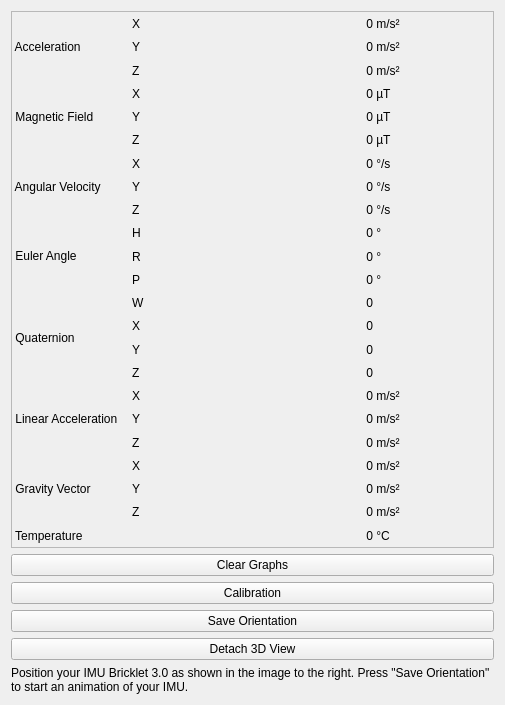
<?xml version="1.0" encoding="UTF-8"?>
<ui version="4.0">
 <class>IMUV3</class>
 <widget class="QWidget" name="IMUV3">
  <property name="geometry">
   <rect>
    <x>0</x>
    <y>0</y>
    <width>505</width>
    <height>705</height>
   </rect>
  </property>
  <property name="windowTitle">
   <string>Form</string>
  </property>
  <layout class="QHBoxLayout" name="horizontalLayout_2">
   <item>
    <layout class="QVBoxLayout" name="verticalLayout_3">
     <item>
      <widget class="QScrollArea" name="scrollArea">
       <property name="sizePolicy">
        <sizepolicy hsizetype="Expanding" vsizetype="Expanding">
         <horstretch>0</horstretch>
         <verstretch>1</verstretch>
        </sizepolicy>
       </property>
       <property name="widgetResizable">
        <bool>true</bool>
       </property>
       <widget class="QWidget" name="scrollAreaWidgetContents_2">
        <property name="geometry">
         <rect>
          <x>0</x>
          <y>0</y>
          <width>483</width>
          <height>504</height>
         </rect>
        </property>
        <layout class="QVBoxLayout" name="verticalLayout_2">
         <property name="margin">
          <number>0</number>
         </property>
         <item>
          <layout class="QGridLayout" name="data_grid">
           <property name="spacing">
            <number>0</number>
           </property>
           <item row="1" column="1">
            <widget class="QLabel" name="label_acceleration_22">
             <property name="text">
              <string>Y</string>
             </property>
            </widget>
           </item>
           <item row="0" column="1">
            <widget class="QLabel" name="label_acceleration_21">
             <property name="text">
              <string>X</string>
             </property>
            </widget>
           </item>
           <item row="22" column="0">
            <widget class="QLabel" name="label_temperature_11">
             <property name="text">
              <string> Temperature</string>
             </property>
            </widget>
           </item>
           <item row="4" column="1">
            <widget class="QLabel" name="label_magnetic_field_22">
             <property name="text">
              <string>Y</string>
             </property>
            </widget>
           </item>
           <item row="5" column="1">
            <widget class="QLabel" name="label_magnetic_field_23">
             <property name="text">
              <string>Z</string>
             </property>
            </widget>
           </item>
           <item row="12" column="2">
            <widget class="QLabel" name="label_quaternion_w">
             <property name="text">
              <string>0</string>
             </property>
             <property name="alignment">
              <set>Qt::AlignRight|Qt::AlignTrailing|Qt::AlignVCenter</set>
             </property>
            </widget>
           </item>
           <item row="6" column="2">
            <widget class="QLabel" name="label_angular_velocity_x">
             <property name="text">
              <string>0</string>
             </property>
             <property name="alignment">
              <set>Qt::AlignRight|Qt::AlignTrailing|Qt::AlignVCenter</set>
             </property>
            </widget>
           </item>
           <item row="4" column="3">
            <widget class="QLabel" name="label_magnetic_field_42">
             <property name="text">
              <string> µT</string>
             </property>
            </widget>
           </item>
           <item row="5" column="3">
            <widget class="QLabel" name="label_magnetic_field_43">
             <property name="text">
              <string> µT</string>
             </property>
            </widget>
           </item>
           <item row="7" column="3">
            <widget class="QLabel" name="label_angular_velocity_42">
             <property name="text">
              <string> °/s</string>
             </property>
            </widget>
           </item>
           <item row="6" column="3">
            <widget class="QLabel" name="label_angular_velocity_41">
             <property name="text">
              <string> °/s</string>
             </property>
            </widget>
           </item>
           <item row="3" column="1">
            <widget class="QLabel" name="label_magnetic_field_21">
             <property name="text">
              <string>X</string>
             </property>
            </widget>
           </item>
           <item row="2" column="1">
            <widget class="QLabel" name="label_acceleration_23">
             <property name="text">
              <string>Z</string>
             </property>
            </widget>
           </item>
           <item row="7" column="1">
            <widget class="QLabel" name="label_angular_velocity_22">
             <property name="text">
              <string>Y</string>
             </property>
            </widget>
           </item>
           <item row="8" column="1">
            <widget class="QLabel" name="label_angular_velocity_23">
             <property name="text">
              <string>Z</string>
             </property>
            </widget>
           </item>
           <item row="6" column="1">
            <widget class="QLabel" name="label_angular_velocity_21">
             <property name="text">
              <string>X</string>
             </property>
            </widget>
           </item>
           <item row="13" column="1">
            <widget class="QLabel" name="label_quaternion_22">
             <property name="text">
              <string>X</string>
             </property>
            </widget>
           </item>
           <item row="12" column="1">
            <widget class="QLabel" name="label_quaternion_21">
             <property name="text">
              <string>W</string>
             </property>
            </widget>
           </item>
           <item row="14" column="1">
            <widget class="QLabel" name="label_quaternion_23">
             <property name="text">
              <string>Y</string>
             </property>
            </widget>
           </item>
           <item row="15" column="1">
            <widget class="QLabel" name="label_quaternion_24">
             <property name="text">
              <string>Z</string>
             </property>
            </widget>
           </item>
           <item row="16" column="1">
            <widget class="QLabel" name="label_linear_acceleration_21">
             <property name="text">
              <string>X</string>
             </property>
            </widget>
           </item>
           <item row="17" column="1">
            <widget class="QLabel" name="label_linear_acceleration_22">
             <property name="text">
              <string>Y</string>
             </property>
            </widget>
           </item>
           <item row="18" column="1">
            <widget class="QLabel" name="label_linear_acceleration_23">
             <property name="text">
              <string>Z</string>
             </property>
            </widget>
           </item>
           <item row="19" column="1">
            <widget class="QLabel" name="label_gravity_vector_21">
             <property name="text">
              <string>X</string>
             </property>
            </widget>
           </item>
           <item row="20" column="1">
            <widget class="QLabel" name="label_gravity_vector_22">
             <property name="text">
              <string>Y</string>
             </property>
            </widget>
           </item>
           <item row="21" column="1">
            <widget class="QLabel" name="label_gravity_vector_23">
             <property name="text">
              <string>Z</string>
             </property>
            </widget>
           </item>
           <item row="1" column="3">
            <widget class="QLabel" name="label_acceleration_42">
             <property name="text">
              <string> m/s²</string>
             </property>
            </widget>
           </item>
           <item row="0" column="3">
            <widget class="QLabel" name="label_acceleration_41">
             <property name="text">
              <string> m/s² </string>
             </property>
            </widget>
           </item>
           <item row="3" column="3">
            <widget class="QLabel" name="label_magnetic_field_41">
             <property name="text">
              <string> µT</string>
             </property>
            </widget>
           </item>
           <item row="2" column="3">
            <widget class="QLabel" name="label_acceleration_43">
             <property name="text">
              <string> m/s²</string>
             </property>
            </widget>
           </item>
           <item row="0" column="2">
            <widget class="QLabel" name="label_acceleration_x">
             <property name="text">
              <string>0</string>
             </property>
             <property name="alignment">
              <set>Qt::AlignRight|Qt::AlignTrailing|Qt::AlignVCenter</set>
             </property>
            </widget>
           </item>
           <item row="8" column="3">
            <widget class="QLabel" name="label_angular_velocity_43">
             <property name="text">
              <string> °/s</string>
             </property>
            </widget>
           </item>
           <item row="9" column="3">
            <widget class="QLabel" name="label_euler_angle_41">
             <property name="text">
              <string> °</string>
             </property>
            </widget>
           </item>
           <item row="10" column="3">
            <widget class="QLabel" name="label_euler_angle_42">
             <property name="text">
              <string> °</string>
             </property>
            </widget>
           </item>
           <item row="11" column="3">
            <widget class="QLabel" name="label_euler_angle_43">
             <property name="text">
              <string> °</string>
             </property>
            </widget>
           </item>
           <item row="12" column="3">
            <widget class="QLabel" name="label_quaternion_41">
             <property name="text">
              <string/>
             </property>
            </widget>
           </item>
           <item row="13" column="3">
            <widget class="QLabel" name="label_quaternion_42">
             <property name="text">
              <string/>
             </property>
            </widget>
           </item>
           <item row="14" column="3">
            <widget class="QLabel" name="label_quaternion_43">
             <property name="text">
              <string/>
             </property>
            </widget>
           </item>
           <item row="15" column="3">
            <widget class="QLabel" name="label_quaternion_44">
             <property name="text">
              <string/>
             </property>
            </widget>
           </item>
           <item row="16" column="3">
            <widget class="QLabel" name="label_linear_acceleration_41">
             <property name="text">
              <string> m/s²</string>
             </property>
            </widget>
           </item>
           <item row="17" column="3">
            <widget class="QLabel" name="label_linear_acceleration_42">
             <property name="text">
              <string> m/s²</string>
             </property>
            </widget>
           </item>
           <item row="18" column="3">
            <widget class="QLabel" name="label_linear_acceleration_43">
             <property name="text">
              <string> m/s²</string>
             </property>
            </widget>
           </item>
           <item row="19" column="3">
            <widget class="QLabel" name="label_gravity_vector_41">
             <property name="text">
              <string> m/s²</string>
             </property>
            </widget>
           </item>
           <item row="20" column="3">
            <widget class="QLabel" name="label_gravity_vector_42">
             <property name="text">
              <string> m/s²</string>
             </property>
            </widget>
           </item>
           <item row="21" column="3">
            <widget class="QLabel" name="label_gravity_vector_43">
             <property name="text">
              <string> m/s²</string>
             </property>
            </widget>
           </item>
           <item row="22" column="3">
            <widget class="QLabel" name="label_temperature_41">
             <property name="text">
              <string> °C</string>
             </property>
            </widget>
           </item>
           <item row="1" column="2">
            <widget class="QLabel" name="label_acceleration_y">
             <property name="text">
              <string>0</string>
             </property>
             <property name="alignment">
              <set>Qt::AlignRight|Qt::AlignTrailing|Qt::AlignVCenter</set>
             </property>
            </widget>
           </item>
           <item row="2" column="2">
            <widget class="QLabel" name="label_acceleration_z">
             <property name="text">
              <string>0</string>
             </property>
             <property name="alignment">
              <set>Qt::AlignRight|Qt::AlignTrailing|Qt::AlignVCenter</set>
             </property>
            </widget>
           </item>
           <item row="3" column="2">
            <widget class="QLabel" name="label_magnetic_field_x">
             <property name="text">
              <string>0</string>
             </property>
             <property name="alignment">
              <set>Qt::AlignRight|Qt::AlignTrailing|Qt::AlignVCenter</set>
             </property>
            </widget>
           </item>
           <item row="5" column="2">
            <widget class="QLabel" name="label_magnetic_field_z">
             <property name="text">
              <string>0</string>
             </property>
             <property name="alignment">
              <set>Qt::AlignRight|Qt::AlignTrailing|Qt::AlignVCenter</set>
             </property>
            </widget>
           </item>
           <item row="4" column="2">
            <widget class="QLabel" name="label_magnetic_field_y">
             <property name="text">
              <string>0</string>
             </property>
             <property name="alignment">
              <set>Qt::AlignRight|Qt::AlignTrailing|Qt::AlignVCenter</set>
             </property>
            </widget>
           </item>
           <item row="8" column="2">
            <widget class="QLabel" name="label_angular_velocity_z">
             <property name="text">
              <string>0</string>
             </property>
             <property name="alignment">
              <set>Qt::AlignRight|Qt::AlignTrailing|Qt::AlignVCenter</set>
             </property>
            </widget>
           </item>
           <item row="7" column="2">
            <widget class="QLabel" name="label_angular_velocity_y">
             <property name="text">
              <string>0</string>
             </property>
             <property name="alignment">
              <set>Qt::AlignRight|Qt::AlignTrailing|Qt::AlignVCenter</set>
             </property>
            </widget>
           </item>
           <item row="13" column="2">
            <widget class="QLabel" name="label_quaternion_x">
             <property name="text">
              <string>0</string>
             </property>
             <property name="alignment">
              <set>Qt::AlignRight|Qt::AlignTrailing|Qt::AlignVCenter</set>
             </property>
            </widget>
           </item>
           <item row="14" column="2">
            <widget class="QLabel" name="label_quaternion_y">
             <property name="text">
              <string>0</string>
             </property>
             <property name="alignment">
              <set>Qt::AlignRight|Qt::AlignTrailing|Qt::AlignVCenter</set>
             </property>
            </widget>
           </item>
           <item row="16" column="2">
            <widget class="QLabel" name="label_linear_acceleration_x">
             <property name="text">
              <string>0</string>
             </property>
             <property name="alignment">
              <set>Qt::AlignRight|Qt::AlignTrailing|Qt::AlignVCenter</set>
             </property>
            </widget>
           </item>
           <item row="15" column="2">
            <widget class="QLabel" name="label_quaternion_z">
             <property name="text">
              <string>0</string>
             </property>
             <property name="alignment">
              <set>Qt::AlignRight|Qt::AlignTrailing|Qt::AlignVCenter</set>
             </property>
            </widget>
           </item>
           <item row="17" column="2">
            <widget class="QLabel" name="label_linear_acceleration_y">
             <property name="text">
              <string>0</string>
             </property>
             <property name="alignment">
              <set>Qt::AlignRight|Qt::AlignTrailing|Qt::AlignVCenter</set>
             </property>
            </widget>
           </item>
           <item row="19" column="2">
            <widget class="QLabel" name="label_gravity_vector_x">
             <property name="text">
              <string>0</string>
             </property>
             <property name="alignment">
              <set>Qt::AlignRight|Qt::AlignTrailing|Qt::AlignVCenter</set>
             </property>
            </widget>
           </item>
           <item row="18" column="2">
            <widget class="QLabel" name="label_linear_acceleration_z">
             <property name="text">
              <string>0</string>
             </property>
             <property name="alignment">
              <set>Qt::AlignRight|Qt::AlignTrailing|Qt::AlignVCenter</set>
             </property>
            </widget>
           </item>
           <item row="20" column="2">
            <widget class="QLabel" name="label_gravity_vector_y">
             <property name="text">
              <string>0</string>
             </property>
             <property name="alignment">
              <set>Qt::AlignRight|Qt::AlignTrailing|Qt::AlignVCenter</set>
             </property>
            </widget>
           </item>
           <item row="22" column="2">
            <widget class="QLabel" name="label_temperature">
             <property name="text">
              <string>0</string>
             </property>
             <property name="alignment">
              <set>Qt::AlignRight|Qt::AlignTrailing|Qt::AlignVCenter</set>
             </property>
            </widget>
           </item>
           <item row="21" column="2">
            <widget class="QLabel" name="label_gravity_vector_z">
             <property name="text">
              <string>0</string>
             </property>
             <property name="alignment">
              <set>Qt::AlignRight|Qt::AlignTrailing|Qt::AlignVCenter</set>
             </property>
            </widget>
           </item>
           <item row="12" column="0" rowspan="4">
            <widget class="QLabel" name="label_quaternion_11">
             <property name="text">
              <string> Quaternion</string>
             </property>
            </widget>
           </item>
           <item row="9" column="0" rowspan="3">
            <widget class="QLabel" name="label_euler_angle_11">
             <property name="text">
              <string> Euler Angle</string>
             </property>
            </widget>
           </item>
           <item row="6" column="0" rowspan="3">
            <widget class="QLabel" name="label_angular_velocity_11">
             <property name="text">
              <string> Angular Velocity</string>
             </property>
            </widget>
           </item>
           <item row="3" column="0" rowspan="3">
            <widget class="QLabel" name="label_magnetic_field_11">
             <property name="text">
              <string> Magnetic Field</string>
             </property>
            </widget>
           </item>
           <item row="0" column="0" rowspan="3">
            <widget class="QLabel" name="label_acceleration_11">
             <property name="autoFillBackground">
              <bool>false</bool>
             </property>
             <property name="text">
              <string> Acceleration</string>
             </property>
            </widget>
           </item>
           <item row="16" column="0" rowspan="3">
            <widget class="QLabel" name="label_linear_acceleration_11">
             <property name="text">
              <string> Linear Acceleration  </string>
             </property>
            </widget>
           </item>
           <item row="19" column="0" rowspan="3">
            <widget class="QLabel" name="label_gravity_vector_11">
             <property name="text">
              <string> Gravity Vector</string>
             </property>
            </widget>
           </item>
           <item row="22" column="1">
            <widget class="QLabel" name="label_temperature_21">
             <property name="text">
              <string/>
             </property>
            </widget>
           </item>
           <item row="10" column="1">
            <widget class="QLabel" name="label_euler_angle_21">
             <property name="text">
              <string>R</string>
             </property>
            </widget>
           </item>
           <item row="9" column="1">
            <widget class="QLabel" name="label_euler_angle_23">
             <property name="text">
              <string>H</string>
             </property>
            </widget>
           </item>
           <item row="11" column="1">
            <widget class="QLabel" name="label_euler_angle_22">
             <property name="text">
              <string>P</string>
             </property>
            </widget>
           </item>
           <item row="9" column="2">
            <widget class="QLabel" name="label_euler_angle_heading">
             <property name="text">
              <string>0</string>
             </property>
             <property name="alignment">
              <set>Qt::AlignRight|Qt::AlignTrailing|Qt::AlignVCenter</set>
             </property>
            </widget>
           </item>
           <item row="11" column="2">
            <widget class="QLabel" name="label_euler_angle_pitch">
             <property name="text">
              <string>0</string>
             </property>
             <property name="alignment">
              <set>Qt::AlignRight|Qt::AlignTrailing|Qt::AlignVCenter</set>
             </property>
            </widget>
           </item>
           <item row="10" column="2">
            <widget class="QLabel" name="label_euler_angle_roll">
             <property name="text">
              <string>0</string>
             </property>
             <property name="alignment">
              <set>Qt::AlignRight|Qt::AlignTrailing|Qt::AlignVCenter</set>
             </property>
            </widget>
           </item>
          </layout>
         </item>
        </layout>
       </widget>
      </widget>
     </item>
     <item>
      <layout class="QHBoxLayout" name="layout_bottom">
       <item>
        <layout class="QVBoxLayout" name="verticalLayout">
         <item>
          <widget class="QPushButton" name="clear_graphs">
           <property name="sizePolicy">
            <sizepolicy hsizetype="Expanding" vsizetype="Fixed">
             <horstretch>1</horstretch>
             <verstretch>0</verstretch>
            </sizepolicy>
           </property>
           <property name="text">
            <string>Clear Graphs</string>
           </property>
          </widget>
         </item>
         <item>
          <widget class="QPushButton" name="button_calibration">
           <property name="text">
            <string>Calibration</string>
           </property>
          </widget>
         </item>
         <item>
          <widget class="QPushButton" name="save_orientation">
           <property name="text">
            <string>Save Orientation</string>
           </property>
          </widget>
         </item>
         <item>
          <widget class="QPushButton" name="button_detach_3d_view">
           <property name="text">
            <string>Detach 3D View</string>
           </property>
          </widget>
         </item>
         <item>
          <spacer name="verticalSpacer">
           <property name="orientation">
            <enum>Qt::Vertical</enum>
           </property>
           <property name="sizeHint" stdset="0">
            <size>
             <width>20</width>
             <height>0</height>
            </size>
           </property>
          </spacer>
         </item>
         <item>
          <widget class="QLabel" name="orientation_label">
           <property name="text">
            <string>Position your IMU Bricklet 3.0 as shown in the image to the right. Press &quot;Save Orientation&quot; to start an animation of your IMU.</string>
           </property>
           <property name="wordWrap">
            <bool>true</bool>
           </property>
          </widget>
         </item>
        </layout>
       </item>
      </layout>
     </item>
    </layout>
   </item>
  </layout>
 </widget>
 <resources/>
 <connections/>
</ui>
